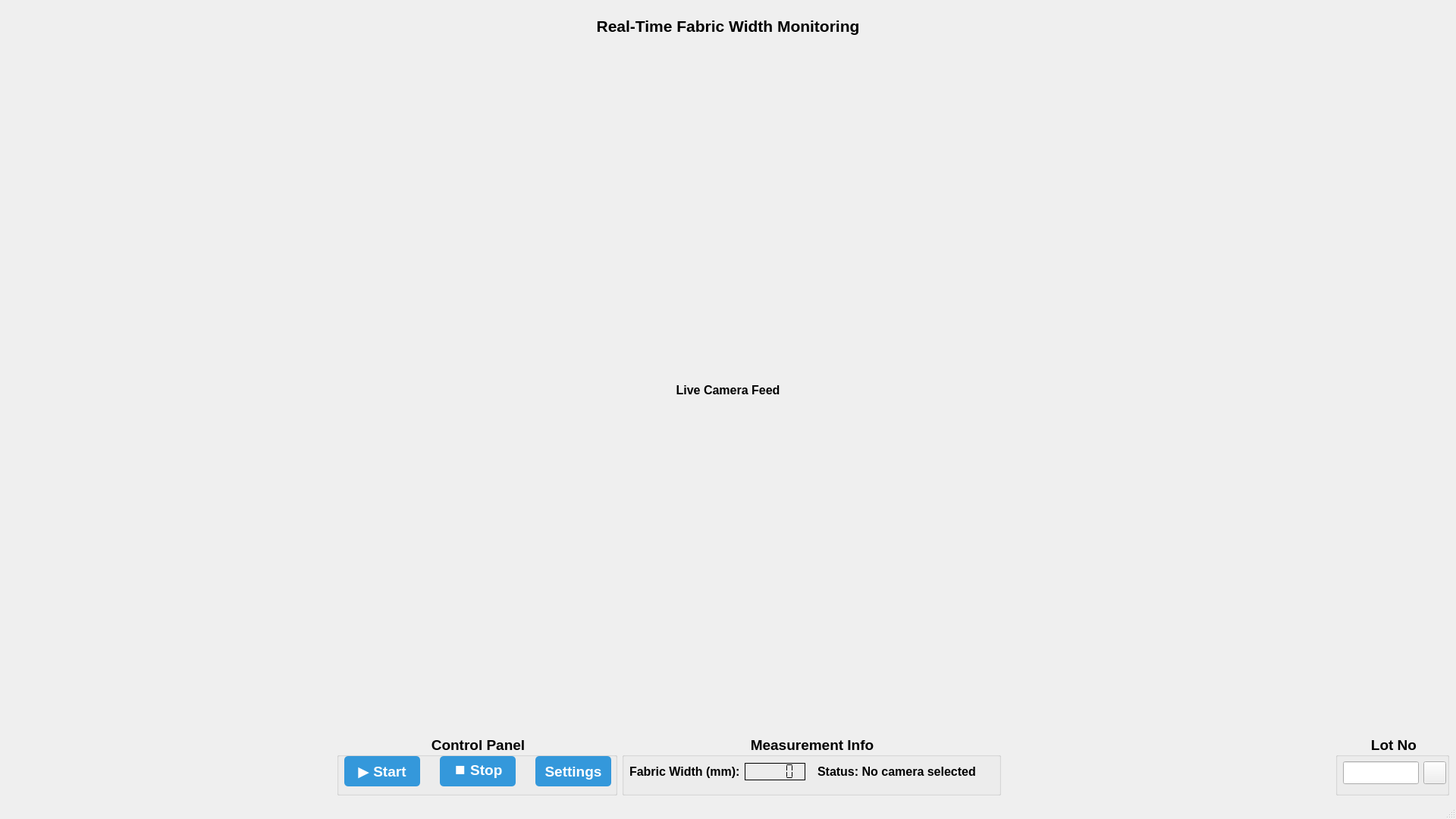
<?xml version="1.0" encoding="UTF-8"?>
<ui version="4.0">
 <class>MainWindow</class>
 <widget class="QMainWindow" name="MainWindow">
  <property name="geometry">
   <rect>
    <x>0</x>
    <y>0</y>
    <width>1920</width>
    <height>1080</height>
   </rect>
  </property>
  <property name="minimumSize">
   <size>
    <width>1000</width>
    <height>700</height>
   </size>
  </property>
  <property name="windowTitle">
   <string>Fabric Width Measurement System</string>
  </property>
  <property name="whatsThis">
   <string>&lt;html&gt;&lt;head/&gt;&lt;body&gt;&lt;p&gt;&lt;br/&gt;&lt;/p&gt;&lt;/body&gt;&lt;/html&gt;</string>
  </property>
  <widget class="QWidget" name="centralwidget">
   <layout class="QVBoxLayout" name="verticalLayout">
    <item>
     <layout class="QHBoxLayout" name="horizontalLayout_3">
      <item>
       <spacer name="horizontalSpacer_5">
        <property name="orientation">
         <enum>Qt::Horizontal</enum>
        </property>
        <property name="sizeHint" stdset="0">
         <size>
          <width>40</width>
          <height>20</height>
         </size>
        </property>
       </spacer>
      </item>
      <item>
       <widget class="QLabel" name="label">
        <property name="sizePolicy">
         <sizepolicy hsizetype="Expanding" vsizetype="Preferred">
          <horstretch>0</horstretch>
          <verstretch>0</verstretch>
         </sizepolicy>
        </property>
        <property name="maximumSize">
         <size>
          <width>16777215</width>
          <height>50</height>
         </size>
        </property>
        <property name="font">
         <font>
          <pointsize>16</pointsize>
          <weight>75</weight>
          <bold>true</bold>
         </font>
        </property>
        <property name="styleSheet">
         <string notr="true">font-weight: bold;
</string>
        </property>
        <property name="text">
         <string>Real-Time Fabric Width Monitoring</string>
        </property>
        <property name="alignment">
         <set>Qt::AlignCenter</set>
        </property>
       </widget>
      </item>
      <item>
       <spacer name="horizontalSpacer_6">
        <property name="orientation">
         <enum>Qt::Horizontal</enum>
        </property>
        <property name="sizeHint" stdset="0">
         <size>
          <width>40</width>
          <height>20</height>
         </size>
        </property>
       </spacer>
      </item>
     </layout>
    </item>
    <item>
     <widget class="QLabel" name="label_video">
      <property name="sizePolicy">
       <sizepolicy hsizetype="Preferred" vsizetype="Preferred">
        <horstretch>0</horstretch>
        <verstretch>0</verstretch>
       </sizepolicy>
      </property>
      <property name="minimumSize">
       <size>
        <width>1900</width>
        <height>800</height>
       </size>
      </property>
      <property name="font">
       <font>
        <pointsize>12</pointsize>
        <weight>75</weight>
        <bold>true</bold>
       </font>
      </property>
      <property name="text">
       <string>Live Camera Feed</string>
      </property>
      <property name="scaledContents">
       <bool>true</bool>
      </property>
      <property name="alignment">
       <set>Qt::AlignCenter</set>
      </property>
     </widget>
    </item>
    <item>
     <layout class="QHBoxLayout" name="horizontalLayout_4">
      <item>
       <spacer name="horizontalSpacer_11">
        <property name="orientation">
         <enum>Qt::Horizontal</enum>
        </property>
        <property name="sizeHint" stdset="0">
         <size>
          <width>40</width>
          <height>20</height>
         </size>
        </property>
       </spacer>
      </item>
      <item>
       <widget class="QGroupBox" name="control_panel">
        <property name="sizePolicy">
         <sizepolicy hsizetype="Minimum" vsizetype="Minimum">
          <horstretch>0</horstretch>
          <verstretch>0</verstretch>
         </sizepolicy>
        </property>
        <property name="minimumSize">
         <size>
          <width>370</width>
          <height>80</height>
         </size>
        </property>
        <property name="maximumSize">
         <size>
          <width>370</width>
          <height>80</height>
         </size>
        </property>
        <property name="font">
         <font>
          <pointsize>14</pointsize>
          <weight>75</weight>
          <bold>true</bold>
         </font>
        </property>
        <property name="layoutDirection">
         <enum>Qt::LeftToRight</enum>
        </property>
        <property name="styleSheet">
         <string notr="true">font-weight: bold;
</string>
        </property>
        <property name="title">
         <string>Control Panel</string>
        </property>
        <property name="alignment">
         <set>Qt::AlignCenter</set>
        </property>
        <widget class="QWidget" name="horizontalLayoutWidget_2">
         <property name="geometry">
          <rect>
           <x>10</x>
           <y>20</y>
           <width>2426</width>
           <height>57</height>
          </rect>
         </property>
         <layout class="QHBoxLayout" name="horizontalLayout_2">
          <item>
           <widget class="QPushButton" name="btn_start">
            <property name="minimumSize">
             <size>
              <width>100</width>
              <height>40</height>
             </size>
            </property>
            <property name="maximumSize">
             <size>
              <width>100</width>
              <height>40</height>
             </size>
            </property>
            <property name="font">
             <font>
              <pointsize>14</pointsize>
              <weight>75</weight>
              <bold>true</bold>
             </font>
            </property>
            <property name="styleSheet">
             <string notr="true">QPushButton {
    background-color: #3498db;
    color: white;
    font-weight: bold;
    border-radius: 5px;
    padding: 5px 10px;
}
QPushButton:hover {
    background-color: #2980b9;
}</string>
            </property>
            <property name="text">
             <string>▶ Start</string>
            </property>
           </widget>
          </item>
          <item>
           <spacer name="horizontalSpacer_2">
            <property name="orientation">
             <enum>Qt::Horizontal</enum>
            </property>
            <property name="sizeType">
             <enum>QSizePolicy::Preferred</enum>
            </property>
            <property name="sizeHint" stdset="0">
             <size>
              <width>20</width>
              <height>20</height>
             </size>
            </property>
           </spacer>
          </item>
          <item>
           <widget class="QPushButton" name="btn_stop">
            <property name="minimumSize">
             <size>
              <width>100</width>
              <height>40</height>
             </size>
            </property>
            <property name="maximumSize">
             <size>
              <width>100</width>
              <height>40</height>
             </size>
            </property>
            <property name="font">
             <font>
              <pointsize>14</pointsize>
              <weight>75</weight>
              <bold>true</bold>
             </font>
            </property>
            <property name="styleSheet">
             <string notr="true">QPushButton {
    background-color: #3498db;
    color: white;
    font-weight: bold;
    border-radius: 5px;
    padding: 5px 10px;
}
QPushButton:hover {
    background-color: #2980b9;
}</string>
            </property>
            <property name="text">
             <string>⏹ Stop</string>
            </property>
           </widget>
          </item>
          <item>
           <spacer name="horizontalSpacer_3">
            <property name="orientation">
             <enum>Qt::Horizontal</enum>
            </property>
            <property name="sizeType">
             <enum>QSizePolicy::Preferred</enum>
            </property>
            <property name="sizeHint" stdset="0">
             <size>
              <width>20</width>
              <height>20</height>
             </size>
            </property>
           </spacer>
          </item>
          <item>
           <widget class="QPushButton" name="btn_settings">
            <property name="minimumSize">
             <size>
              <width>100</width>
              <height>40</height>
             </size>
            </property>
            <property name="maximumSize">
             <size>
              <width>100</width>
              <height>40</height>
             </size>
            </property>
            <property name="font">
             <font>
              <pointsize>14</pointsize>
              <weight>75</weight>
              <bold>true</bold>
             </font>
            </property>
            <property name="styleSheet">
             <string notr="true">QPushButton {
    background-color: #3498db;
    color: white;
    font-weight: bold;
    border-radius: 5px;
    padding: 5px 10px;
}
QPushButton:hover {
    background-color: #2980b9;
}</string>
            </property>
            <property name="text">
             <string>Settings</string>
            </property>
           </widget>
          </item>
          <item>
           <spacer name="horizontalSpacer">
            <property name="orientation">
             <enum>Qt::Horizontal</enum>
            </property>
            <property name="sizeType">
             <enum>QSizePolicy::Expanding</enum>
            </property>
            <property name="sizeHint" stdset="0">
             <size>
              <width>600</width>
              <height>20</height>
             </size>
            </property>
           </spacer>
          </item>
         </layout>
        </widget>
       </widget>
      </item>
      <item>
       <widget class="QGroupBox" name="measurement_info">
        <property name="sizePolicy">
         <sizepolicy hsizetype="Fixed" vsizetype="Fixed">
          <horstretch>0</horstretch>
          <verstretch>0</verstretch>
         </sizepolicy>
        </property>
        <property name="minimumSize">
         <size>
          <width>500</width>
          <height>80</height>
         </size>
        </property>
        <property name="maximumSize">
         <size>
          <width>460</width>
          <height>16777215</height>
         </size>
        </property>
        <property name="font">
         <font>
          <pointsize>14</pointsize>
          <weight>75</weight>
          <bold>true</bold>
         </font>
        </property>
        <property name="focusPolicy">
         <enum>Qt::NoFocus</enum>
        </property>
        <property name="contextMenuPolicy">
         <enum>Qt::DefaultContextMenu</enum>
        </property>
        <property name="acceptDrops">
         <bool>false</bool>
        </property>
        <property name="autoFillBackground">
         <bool>false</bool>
        </property>
        <property name="styleSheet">
         <string notr="true">font-weight: bold;

</string>
        </property>
        <property name="title">
         <string>Measurement Info</string>
        </property>
        <property name="alignment">
         <set>Qt::AlignCenter</set>
        </property>
        <property name="flat">
         <bool>false</bool>
        </property>
        <property name="checkable">
         <bool>false</bool>
        </property>
        <widget class="QWidget" name="horizontalLayoutWidget_4">
         <property name="geometry">
          <rect>
           <x>10</x>
           <y>20</y>
           <width>25217</width>
           <height>57</height>
          </rect>
         </property>
         <layout class="QHBoxLayout" name="horizontalLayout_6">
          <item>
           <widget class="QLabel" name="label_fabric_width">
            <property name="font">
             <font>
              <pointsize>12</pointsize>
              <weight>75</weight>
              <bold>true</bold>
             </font>
            </property>
            <property name="text">
             <string>Fabric Width (mm):</string>
            </property>
           </widget>
          </item>
          <item>
           <widget class="QLCDNumber" name="lcd_width">
            <property name="sizePolicy">
             <sizepolicy hsizetype="Fixed" vsizetype="Fixed">
              <horstretch>0</horstretch>
              <verstretch>0</verstretch>
             </sizepolicy>
            </property>
            <property name="minimumSize">
             <size>
              <width>80</width>
              <height>0</height>
             </size>
            </property>
            <property name="maximumSize">
             <size>
              <width>500</width>
              <height>16777215</height>
             </size>
            </property>
            <property name="frameShadow">
             <enum>QFrame::Plain</enum>
            </property>
            <property name="segmentStyle">
             <enum>QLCDNumber::Flat</enum>
            </property>
            <property name="value" stdset="0">
             <double>0.000000000000000</double>
            </property>
           </widget>
          </item>
          <item>
           <spacer name="horizontalSpacer_4">
            <property name="orientation">
             <enum>Qt::Horizontal</enum>
            </property>
            <property name="sizeType">
             <enum>QSizePolicy::Preferred</enum>
            </property>
            <property name="sizeHint" stdset="0">
             <size>
              <width>10</width>
              <height>20</height>
             </size>
            </property>
           </spacer>
          </item>
          <item>
           <widget class="QLabel" name="label_camera_status">
            <property name="sizePolicy">
             <sizepolicy hsizetype="Fixed" vsizetype="Preferred">
              <horstretch>0</horstretch>
              <verstretch>0</verstretch>
             </sizepolicy>
            </property>
            <property name="minimumSize">
             <size>
              <width>270</width>
              <height>0</height>
             </size>
            </property>
            <property name="maximumSize">
             <size>
              <width>270</width>
              <height>16777215</height>
             </size>
            </property>
            <property name="font">
             <font>
              <pointsize>12</pointsize>
              <weight>75</weight>
              <bold>true</bold>
             </font>
            </property>
            <property name="text">
             <string>Status: No camera selected</string>
            </property>
           </widget>
          </item>
          <item>
           <spacer name="horizontalSpacer_7">
            <property name="orientation">
             <enum>Qt::Horizontal</enum>
            </property>
            <property name="sizeType">
             <enum>QSizePolicy::Expanding</enum>
            </property>
            <property name="sizeHint" stdset="0">
             <size>
              <width>3000</width>
              <height>20</height>
             </size>
            </property>
           </spacer>
          </item>
         </layout>
        </widget>
       </widget>
      </item>
      <item>
       <spacer name="horizontalSpacer_10">
        <property name="orientation">
         <enum>Qt::Horizontal</enum>
        </property>
        <property name="sizeHint" stdset="0">
         <size>
          <width>40</width>
          <height>20</height>
         </size>
        </property>
       </spacer>
      </item>
      <item>
       <widget class="QGroupBox" name="lot_no">
        <property name="sizePolicy">
         <sizepolicy hsizetype="Minimum" vsizetype="Fixed">
          <horstretch>0</horstretch>
          <verstretch>0</verstretch>
         </sizepolicy>
        </property>
        <property name="minimumSize">
         <size>
          <width>150</width>
          <height>80</height>
         </size>
        </property>
        <property name="maximumSize">
         <size>
          <width>150</width>
          <height>80</height>
         </size>
        </property>
        <property name="font">
         <font>
          <pointsize>14</pointsize>
          <weight>75</weight>
          <bold>true</bold>
         </font>
        </property>
        <property name="styleSheet">
         <string notr="true">font-weight: bold;
</string>
        </property>
        <property name="title">
         <string>Lot No</string>
        </property>
        <property name="alignment">
         <set>Qt::AlignCenter</set>
        </property>
        <widget class="QWidget" name="horizontalLayoutWidget">
         <property name="geometry">
          <rect>
           <x>0</x>
           <y>30</y>
           <width>165</width>
           <height>41</height>
          </rect>
         </property>
         <layout class="QHBoxLayout" name="horizontalLayout">
          <item>
           <spacer name="horizontalSpacer_12">
            <property name="orientation">
             <enum>Qt::Horizontal</enum>
            </property>
            <property name="sizeType">
             <enum>QSizePolicy::Fixed</enum>
            </property>
            <property name="sizeHint" stdset="0">
             <size>
              <width>10</width>
              <height>30</height>
             </size>
            </property>
           </spacer>
          </item>
          <item>
           <widget class="QLineEdit" name="entry_lot_no">
            <property name="minimumSize">
             <size>
              <width>100</width>
              <height>30</height>
             </size>
            </property>
            <property name="maximumSize">
             <size>
              <width>50</width>
              <height>30</height>
             </size>
            </property>
            <property name="font">
             <font>
              <pointsize>12</pointsize>
              <weight>75</weight>
              <bold>true</bold>
             </font>
            </property>
            <property name="inputMask">
             <string/>
            </property>
            <property name="alignment">
             <set>Qt::AlignCenter</set>
            </property>
           </widget>
          </item>
          <item>
           <widget class="QPushButton" name="btn_update_lot">
            <property name="minimumSize">
             <size>
              <width>30</width>
              <height>30</height>
             </size>
            </property>
            <property name="maximumSize">
             <size>
              <width>30</width>
              <height>30</height>
             </size>
            </property>
            <property name="text">
             <string/>
            </property>
            <property name="icon">
             <iconset>
              <normaloff>C:/Users/IE/Downloads/rotate.png</normaloff>C:/Users/IE/Downloads/rotate.png</iconset>
            </property>
           </widget>
          </item>
          <item>
           <spacer name="horizontalSpacer_13">
            <property name="orientation">
             <enum>Qt::Horizontal</enum>
            </property>
            <property name="sizeType">
             <enum>QSizePolicy::Expanding</enum>
            </property>
            <property name="sizeHint" stdset="0">
             <size>
              <width>10</width>
              <height>30</height>
             </size>
            </property>
           </spacer>
          </item>
         </layout>
        </widget>
       </widget>
      </item>
     </layout>
    </item>
   </layout>
  </widget>
  <widget class="QMenuBar" name="menubar">
   <property name="geometry">
    <rect>
     <x>0</x>
     <y>0</y>
     <width>1920</width>
     <height>21</height>
    </rect>
   </property>
  </widget>
  <widget class="QStatusBar" name="statusBar">
   <property name="autoFillBackground">
    <bool>false</bool>
   </property>
   <property name="sizeGripEnabled">
    <bool>true</bool>
   </property>
  </widget>
 </widget>
 <resources/>
 <connections/>
</ui>
